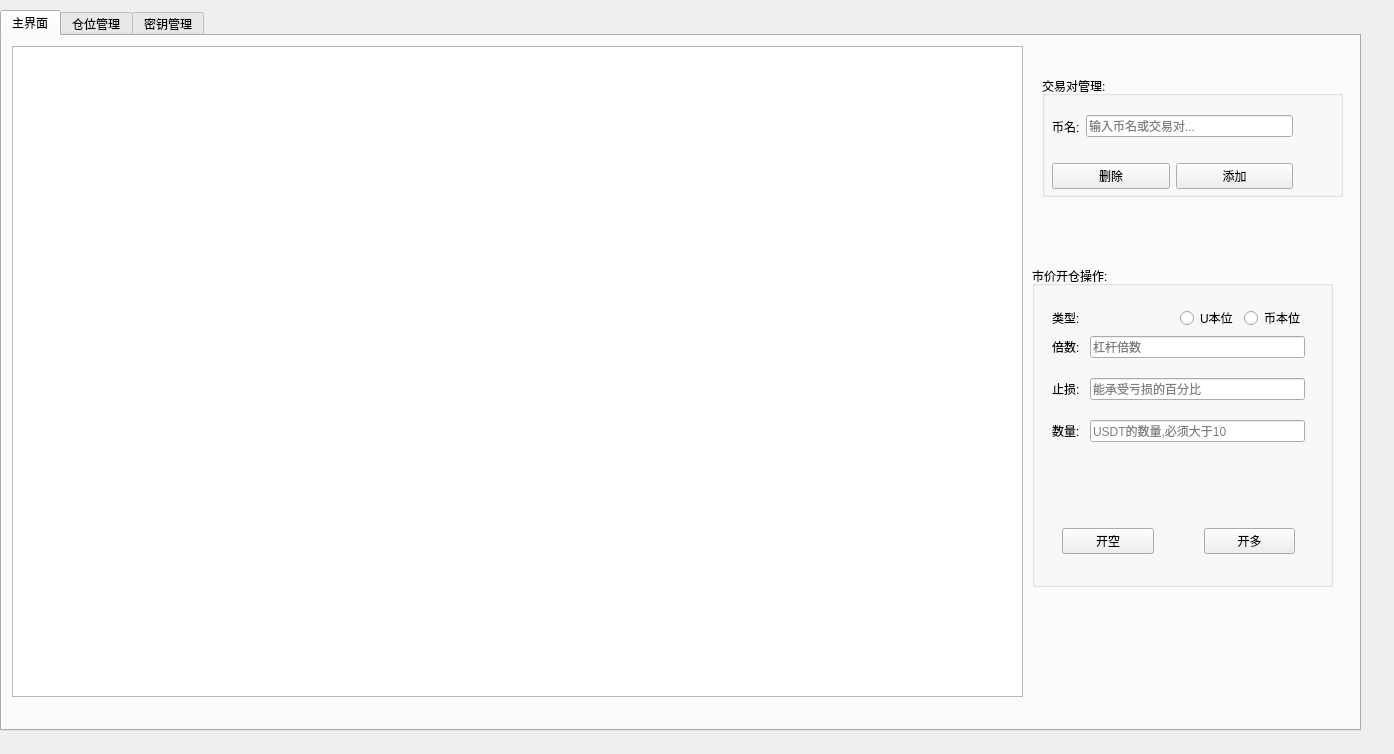
<?xml version="1.0" encoding="UTF-8"?>
<ui version="4.0">
 <class>Widget</class>
 <widget class="QWidget" name="Widget">
  <property name="geometry">
   <rect>
    <x>0</x>
    <y>0</y>
    <width>1394</width>
    <height>754</height>
   </rect>
  </property>
  <property name="windowTitle">
   <string>Widget</string>
  </property>
  <widget class="QTabWidget" name="tabWidget">
   <property name="geometry">
    <rect>
     <x>0</x>
     <y>10</y>
     <width>1361</width>
     <height>721</height>
    </rect>
   </property>
   <property name="currentIndex">
    <number>0</number>
   </property>
   <widget class="QWidget" name="tab">
    <attribute name="title">
     <string>主界面</string>
    </attribute>
    <widget class="QTableView" name="tableView">
     <property name="geometry">
      <rect>
       <x>10</x>
       <y>10</y>
       <width>1011</width>
       <height>651</height>
      </rect>
     </property>
    </widget>
    <widget class="QGroupBox" name="groupBox_2">
     <property name="geometry">
      <rect>
       <x>1030</x>
       <y>230</y>
       <width>301</width>
       <height>321</height>
      </rect>
     </property>
     <property name="title">
      <string>市价开仓操作:</string>
     </property>
     <widget class="QWidget" name="layoutWidget">
      <property name="geometry">
       <rect>
        <x>20</x>
        <y>40</y>
        <width>253</width>
        <height>258</height>
       </rect>
      </property>
      <layout class="QVBoxLayout" name="verticalLayout_2">
       <item>
        <layout class="QHBoxLayout" name="horizontalLayout_3">
         <item>
          <widget class="QLabel" name="label_4">
           <property name="text">
            <string>类型:</string>
           </property>
          </widget>
         </item>
         <item>
          <layout class="QHBoxLayout" name="horizontalLayout_2">
           <item>
            <widget class="QRadioButton" name="rbtnUsdtBase">
             <property name="text">
              <string>U本位</string>
             </property>
            </widget>
           </item>
           <item>
            <widget class="QRadioButton" name="rbtnTokenBase">
             <property name="text">
              <string>币本位</string>
             </property>
            </widget>
           </item>
          </layout>
         </item>
        </layout>
       </item>
       <item>
        <layout class="QVBoxLayout" name="verticalLayout">
         <item>
          <layout class="QFormLayout" name="formLayout">
           <property name="horizontalSpacing">
            <number>10</number>
           </property>
           <property name="verticalSpacing">
            <number>20</number>
           </property>
           <item row="0" column="0">
            <widget class="QLabel" name="label">
             <property name="text">
              <string>倍数:</string>
             </property>
            </widget>
           </item>
           <item row="0" column="1">
            <widget class="QLineEdit" name="leLeverage">
             <property name="placeholderText">
              <string>杠杆倍数</string>
             </property>
            </widget>
           </item>
           <item row="1" column="0">
            <widget class="QLabel" name="label_2">
             <property name="text">
              <string>止损:</string>
             </property>
            </widget>
           </item>
           <item row="1" column="1">
            <widget class="QLineEdit" name="leStopLossRatio">
             <property name="placeholderText">
              <string>能承受亏损的百分比</string>
             </property>
            </widget>
           </item>
           <item row="2" column="0">
            <widget class="QLabel" name="label_3">
             <property name="text">
              <string>数量:</string>
             </property>
            </widget>
           </item>
           <item row="2" column="1">
            <widget class="QLineEdit" name="leAmount">
             <property name="placeholderText">
              <string>USDT的数量,必须大于10</string>
             </property>
            </widget>
           </item>
          </layout>
         </item>
         <item>
          <layout class="QHBoxLayout" name="horizontalLayout" stretch="0,0">
           <property name="spacing">
            <number>50</number>
           </property>
           <property name="leftMargin">
            <number>10</number>
           </property>
           <property name="topMargin">
            <number>10</number>
           </property>
           <property name="rightMargin">
            <number>10</number>
           </property>
           <property name="bottomMargin">
            <number>10</number>
           </property>
           <item>
            <widget class="QPushButton" name="btnMakeShort">
             <property name="text">
              <string>开空</string>
             </property>
            </widget>
           </item>
           <item>
            <widget class="QPushButton" name="btnMakeLong">
             <property name="text">
              <string>开多</string>
             </property>
             <property name="autoDefault">
              <bool>false</bool>
             </property>
            </widget>
           </item>
          </layout>
         </item>
        </layout>
       </item>
      </layout>
     </widget>
    </widget>
    <widget class="QGroupBox" name="groupBox_3">
     <property name="geometry">
      <rect>
       <x>1040</x>
       <y>40</y>
       <width>301</width>
       <height>121</height>
      </rect>
     </property>
     <property name="title">
      <string>交易对管理:</string>
     </property>
     <widget class="QWidget" name="layoutWidget">
      <property name="geometry">
       <rect>
        <x>10</x>
        <y>80</y>
        <width>241</width>
        <height>41</height>
       </rect>
      </property>
      <layout class="QHBoxLayout" name="horizontalLayout_5">
       <item>
        <widget class="QPushButton" name="btnDeleteToken">
         <property name="text">
          <string>删除</string>
         </property>
        </widget>
       </item>
       <item>
        <widget class="QPushButton" name="btnAddToken">
         <property name="text">
          <string>添加</string>
         </property>
        </widget>
       </item>
      </layout>
     </widget>
     <widget class="QWidget" name="layoutWidget">
      <property name="geometry">
       <rect>
        <x>10</x>
        <y>30</y>
        <width>241</width>
        <height>41</height>
       </rect>
      </property>
      <layout class="QHBoxLayout" name="horizontalLayout_4">
       <item>
        <widget class="QLabel" name="label_5">
         <property name="text">
          <string>币名:</string>
         </property>
        </widget>
       </item>
       <item>
        <widget class="QLineEdit" name="leToken">
         <property name="placeholderText">
          <string>输入币名或交易对...</string>
         </property>
        </widget>
       </item>
      </layout>
     </widget>
    </widget>
   </widget>
   <widget class="QWidget" name="tab_2">
    <attribute name="title">
     <string>仓位管理</string>
    </attribute>
    <widget class="QTableView" name="tableViewCurPositions">
     <property name="geometry">
      <rect>
       <x>10</x>
       <y>10</y>
       <width>1111</width>
       <height>651</height>
      </rect>
     </property>
    </widget>
    <widget class="QPushButton" name="btnGetCurrentPosition">
     <property name="geometry">
      <rect>
       <x>1150</x>
       <y>170</y>
       <width>151</width>
       <height>61</height>
      </rect>
     </property>
     <property name="text">
      <string>获取当前所有仓位</string>
     </property>
    </widget>
    <widget class="QPushButton" name="btnClosePosition">
     <property name="geometry">
      <rect>
       <x>1150</x>
       <y>270</y>
       <width>161</width>
       <height>61</height>
      </rect>
     </property>
     <property name="text">
      <string>一键全部平仓</string>
     </property>
    </widget>
   </widget>
   <widget class="QWidget" name="tab_3">
    <attribute name="title">
     <string>密钥管理</string>
    </attribute>
    <widget class="QLineEdit" name="leApiKey">
     <property name="geometry">
      <rect>
       <x>300</x>
       <y>190</y>
       <width>681</width>
       <height>41</height>
      </rect>
     </property>
    </widget>
    <widget class="QLabel" name="label_6">
     <property name="geometry">
      <rect>
       <x>210</x>
       <y>200</y>
       <width>66</width>
       <height>17</height>
      </rect>
     </property>
     <property name="text">
      <string>API 密钥:</string>
     </property>
    </widget>
    <widget class="QLineEdit" name="leSecretKey">
     <property name="geometry">
      <rect>
       <x>300</x>
       <y>280</y>
       <width>681</width>
       <height>41</height>
      </rect>
     </property>
    </widget>
    <widget class="QLabel" name="label_7">
     <property name="geometry">
      <rect>
       <x>230</x>
       <y>290</y>
       <width>66</width>
       <height>17</height>
      </rect>
     </property>
     <property name="text">
      <string>密钥：</string>
     </property>
    </widget>
    <widget class="QPushButton" name="btnSaveApiKeySecret">
     <property name="geometry">
      <rect>
       <x>800</x>
       <y>410</y>
       <width>181</width>
       <height>61</height>
      </rect>
     </property>
     <property name="text">
      <string>保存配置</string>
     </property>
    </widget>
   </widget>
  </widget>
 </widget>
 <resources/>
 <connections/>
</ui>
